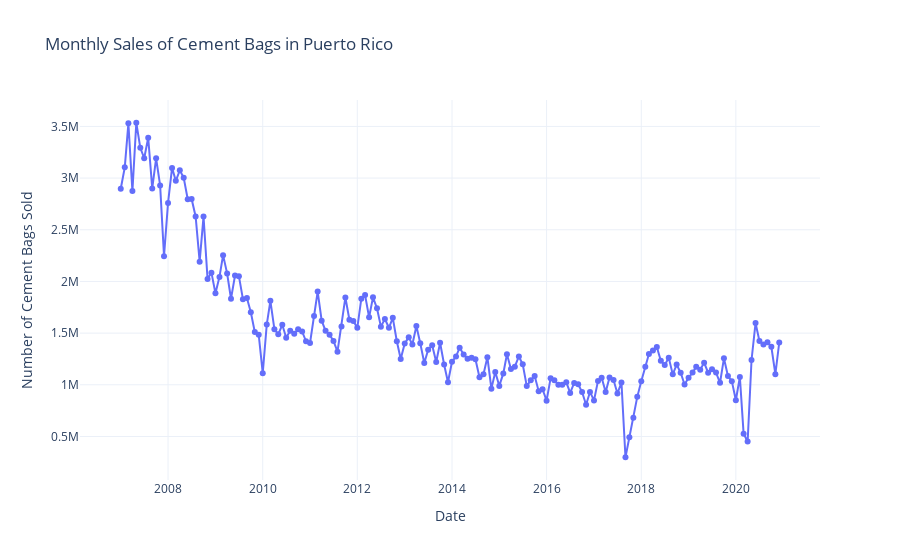

The code cell stored with this chart in its notebook:
### Code cell
sales_plot(None)

### Figure 1 — Plotly figure (JSON) as saved in the notebook; plotly's stock layout.template omitted (floating-point values rounded to 4 significant figures; data arrays with more than 128 entries replaced by an {"elided": "..."} marker saying what was removed)
{"data": [{"line": {"color": "#636EFA"}, "marker": {"color": "#636EFA"}, "mode": "lines+markers", "name": "Sales", "x": {"elided": "168 str values"}, "y": {"elided": "168 float values"}, "type": "scatter"}], "layout": {"title": {"text": "Monthly Sales of Cement Bags in Puerto Rico"}, "xaxis": {"title": {"text": "Date"}}, "yaxis": {"title": {"text": "Number of Cement Bags Sold"}}, "hovermode": "x"}}
